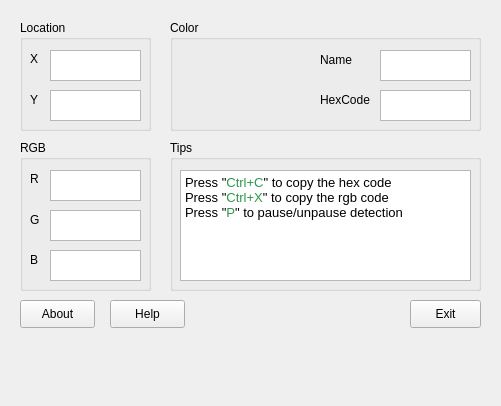
<?xml version="1.0" encoding="UTF-8"?>
<ui version="4.0">
 <class>MainWindow</class>
 <widget class="QMainWindow" name="MainWindow">
  <property name="geometry">
   <rect>
    <x>0</x>
    <y>0</y>
    <width>501</width>
    <height>406</height>
   </rect>
  </property>
  <property name="windowTitle">
   <string>ColorPicker</string>
  </property>
  <property name="windowIcon">
   <iconset>
    <normaloff>res/rgb24x24.png</normaloff>res/rgb24x24.png</iconset>
  </property>
  <property name="statusTip">
   <string/>
  </property>
  <property name="styleSheet">
   <string notr="true"/>
  </property>
  <widget class="QWidget" name="centralwidget">
   <property name="cursor">
    <cursorShape>ArrowCursor</cursorShape>
   </property>
   <property name="styleSheet">
    <string notr="true"/>
   </property>
   <widget class="QGroupBox" name="groupBox">
    <property name="geometry">
     <rect>
      <x>20</x>
      <y>20</y>
      <width>131</width>
      <height>111</height>
     </rect>
    </property>
    <property name="title">
     <string>Location</string>
    </property>
    <widget class="QLabel" name="labelX">
     <property name="geometry">
      <rect>
       <x>10</x>
       <y>30</y>
       <width>54</width>
       <height>18</height>
      </rect>
     </property>
     <property name="text">
      <string>X</string>
     </property>
    </widget>
    <widget class="QTextEdit" name="posX">
     <property name="enabled">
      <bool>true</bool>
     </property>
     <property name="geometry">
      <rect>
       <x>30</x>
       <y>30</y>
       <width>91</width>
       <height>31</height>
      </rect>
     </property>
     <property name="readOnly">
      <bool>true</bool>
     </property>
    </widget>
    <widget class="QLabel" name="labelY">
     <property name="geometry">
      <rect>
       <x>10</x>
       <y>70</y>
       <width>51</width>
       <height>20</height>
      </rect>
     </property>
     <property name="text">
      <string>Y</string>
     </property>
    </widget>
    <widget class="QTextEdit" name="posY">
     <property name="enabled">
      <bool>true</bool>
     </property>
     <property name="geometry">
      <rect>
       <x>30</x>
       <y>70</y>
       <width>91</width>
       <height>31</height>
      </rect>
     </property>
     <property name="readOnly">
      <bool>true</bool>
     </property>
    </widget>
   </widget>
   <widget class="QGroupBox" name="groupBox_2">
    <property name="geometry">
     <rect>
      <x>20</x>
      <y>140</y>
      <width>131</width>
      <height>151</height>
     </rect>
    </property>
    <property name="title">
     <string>RGB</string>
    </property>
    <widget class="QLabel" name="labelR">
     <property name="geometry">
      <rect>
       <x>10</x>
       <y>30</y>
       <width>54</width>
       <height>18</height>
      </rect>
     </property>
     <property name="text">
      <string>R</string>
     </property>
    </widget>
    <widget class="QTextEdit" name="numR">
     <property name="enabled">
      <bool>true</bool>
     </property>
     <property name="geometry">
      <rect>
       <x>30</x>
       <y>30</y>
       <width>91</width>
       <height>31</height>
      </rect>
     </property>
     <property name="readOnly">
      <bool>true</bool>
     </property>
    </widget>
    <widget class="QLabel" name="labelG">
     <property name="geometry">
      <rect>
       <x>10</x>
       <y>70</y>
       <width>51</width>
       <height>20</height>
      </rect>
     </property>
     <property name="text">
      <string>G</string>
     </property>
    </widget>
    <widget class="QTextEdit" name="numG">
     <property name="enabled">
      <bool>true</bool>
     </property>
     <property name="geometry">
      <rect>
       <x>30</x>
       <y>70</y>
       <width>91</width>
       <height>31</height>
      </rect>
     </property>
     <property name="readOnly">
      <bool>true</bool>
     </property>
    </widget>
    <widget class="QTextEdit" name="numB">
     <property name="enabled">
      <bool>true</bool>
     </property>
     <property name="geometry">
      <rect>
       <x>30</x>
       <y>110</y>
       <width>91</width>
       <height>31</height>
      </rect>
     </property>
     <property name="readOnly">
      <bool>true</bool>
     </property>
    </widget>
    <widget class="QLabel" name="labelG_2">
     <property name="geometry">
      <rect>
       <x>10</x>
       <y>110</y>
       <width>51</width>
       <height>20</height>
      </rect>
     </property>
     <property name="text">
      <string>B</string>
     </property>
    </widget>
   </widget>
   <widget class="QGroupBox" name="groupBox_3">
    <property name="geometry">
     <rect>
      <x>170</x>
      <y>20</y>
      <width>311</width>
      <height>111</height>
     </rect>
    </property>
    <property name="title">
     <string>Color</string>
    </property>
    <widget class="QLabel" name="labelCN">
     <property name="geometry">
      <rect>
       <x>150</x>
       <y>30</y>
       <width>61</width>
       <height>20</height>
      </rect>
     </property>
     <property name="text">
      <string>Name</string>
     </property>
    </widget>
    <widget class="QTextEdit" name="colorName">
     <property name="enabled">
      <bool>true</bool>
     </property>
     <property name="geometry">
      <rect>
       <x>210</x>
       <y>30</y>
       <width>91</width>
       <height>31</height>
      </rect>
     </property>
     <property name="readOnly">
      <bool>true</bool>
     </property>
    </widget>
    <widget class="QLabel" name="labelHC">
     <property name="geometry">
      <rect>
       <x>150</x>
       <y>70</y>
       <width>61</width>
       <height>20</height>
      </rect>
     </property>
     <property name="text">
      <string>HexCode</string>
     </property>
    </widget>
    <widget class="QTextEdit" name="hexCode">
     <property name="enabled">
      <bool>true</bool>
     </property>
     <property name="geometry">
      <rect>
       <x>210</x>
       <y>70</y>
       <width>91</width>
       <height>31</height>
      </rect>
     </property>
     <property name="readOnly">
      <bool>true</bool>
     </property>
    </widget>
    <widget class="QWidget" name="colorBox" native="true">
     <property name="geometry">
      <rect>
       <x>10</x>
       <y>30</y>
       <width>120</width>
       <height>61</height>
      </rect>
     </property>
     <property name="autoFillBackground">
      <bool>false</bool>
     </property>
    </widget>
   </widget>
   <widget class="QGroupBox" name="groupBox_4">
    <property name="geometry">
     <rect>
      <x>170</x>
      <y>140</y>
      <width>311</width>
      <height>151</height>
     </rect>
    </property>
    <property name="title">
     <string>Tips</string>
    </property>
    <widget class="QTextBrowser" name="textBrowser">
     <property name="geometry">
      <rect>
       <x>10</x>
       <y>30</y>
       <width>291</width>
       <height>111</height>
      </rect>
     </property>
     <property name="html">
      <string>&lt;!DOCTYPE HTML PUBLIC &quot;-//W3C//DTD HTML 4.0//EN&quot; &quot;http://www.w3.org/TR/REC-html40/strict.dtd&quot;&gt;
&lt;html&gt;&lt;head&gt;&lt;meta name=&quot;qrichtext&quot; content=&quot;1&quot; /&gt;&lt;meta charset=&quot;utf-8&quot; /&gt;&lt;style type=&quot;text/css&quot;&gt;
p, li { white-space: pre-wrap; }
hr { height: 1px; border-width: 0; }
&lt;/style&gt;&lt;/head&gt;&lt;body style=&quot; font-family:'Segoe UI'; font-size:9pt; font-weight:400; font-style:normal;&quot;&gt;
&lt;p style=&quot; margin-top:0px; margin-bottom:0px; margin-left:0px; margin-right:0px; -qt-block-indent:0; text-indent:0px;&quot;&gt;&lt;span style=&quot; font-size:9.75pt;&quot;&gt;Press &amp;quot;&lt;/span&gt;&lt;span style=&quot; font-size:9.75pt; color:#2c974b;&quot;&gt;Ctrl+C&lt;/span&gt;&lt;span style=&quot; font-size:9.75pt;&quot;&gt;&amp;quot; to copy the hex code&lt;/span&gt;&lt;/p&gt;
&lt;p style=&quot; margin-top:0px; margin-bottom:0px; margin-left:0px; margin-right:0px; -qt-block-indent:0; text-indent:0px;&quot;&gt;&lt;span style=&quot; font-size:9.75pt;&quot;&gt;Press &amp;quot;&lt;/span&gt;&lt;span style=&quot; font-size:9.75pt; color:#2c974b;&quot;&gt;Ctrl+X&lt;/span&gt;&lt;span style=&quot; font-size:9.75pt;&quot;&gt;&amp;quot; to copy the rgb code&lt;/span&gt;&lt;/p&gt;
&lt;p style=&quot; margin-top:0px; margin-bottom:0px; margin-left:0px; margin-right:0px; -qt-block-indent:0; text-indent:0px;&quot;&gt;&lt;span style=&quot; font-size:9.75pt;&quot;&gt;Press &amp;quot;&lt;/span&gt;&lt;span style=&quot; font-size:9.75pt; color:#2c974b;&quot;&gt;P&lt;/span&gt;&lt;span style=&quot; font-size:9.75pt;&quot;&gt;&amp;quot; to pause/unpause detection&lt;/span&gt;&lt;/p&gt;
&lt;p style=&quot;-qt-paragraph-type:empty; margin-top:0px; margin-bottom:0px; margin-left:0px; margin-right:0px; -qt-block-indent:0; text-indent:0px; font-size:9.75pt;&quot;&gt;&lt;br /&gt;&lt;/p&gt;&lt;/body&gt;&lt;/html&gt;</string>
     </property>
    </widget>
   </widget>
   <widget class="QWidget" name="widget" native="true">
    <property name="geometry">
     <rect>
      <x>20</x>
      <y>290</y>
      <width>461</width>
      <height>101</height>
     </rect>
    </property>
    <widget class="QPushButton" name="btnAbout">
     <property name="geometry">
      <rect>
       <x>0</x>
       <y>10</y>
       <width>75</width>
       <height>28</height>
      </rect>
     </property>
     <property name="text">
      <string>About</string>
     </property>
    </widget>
    <widget class="QPushButton" name="btnHelp">
     <property name="geometry">
      <rect>
       <x>90</x>
       <y>10</y>
       <width>75</width>
       <height>28</height>
      </rect>
     </property>
     <property name="text">
      <string>Help</string>
     </property>
    </widget>
    <widget class="QPushButton" name="btnExit">
     <property name="geometry">
      <rect>
       <x>390</x>
       <y>10</y>
       <width>71</width>
       <height>28</height>
      </rect>
     </property>
     <property name="text">
      <string>Exit</string>
     </property>
    </widget>
   </widget>
  </widget>
  <action name="actionExit">
   <property name="text">
    <string>Exit</string>
   </property>
  </action>
 </widget>
 <resources/>
 <connections/>
</ui>
